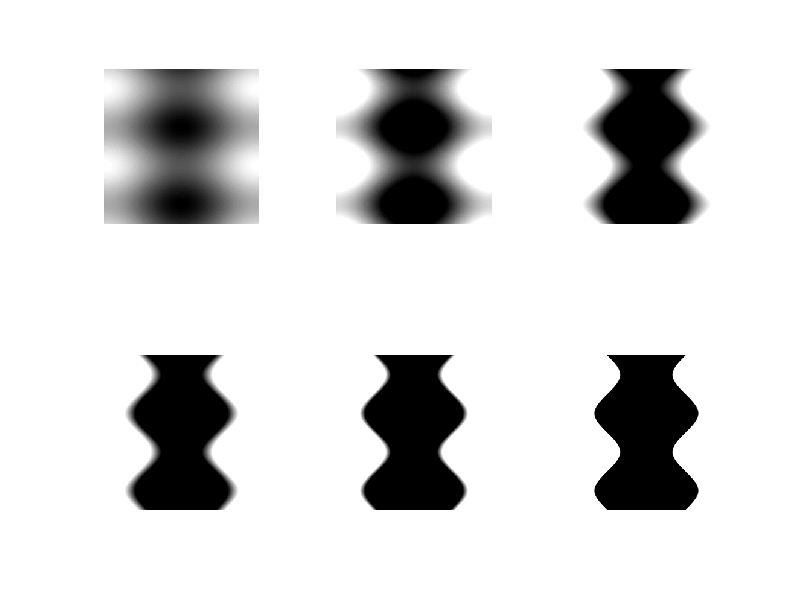
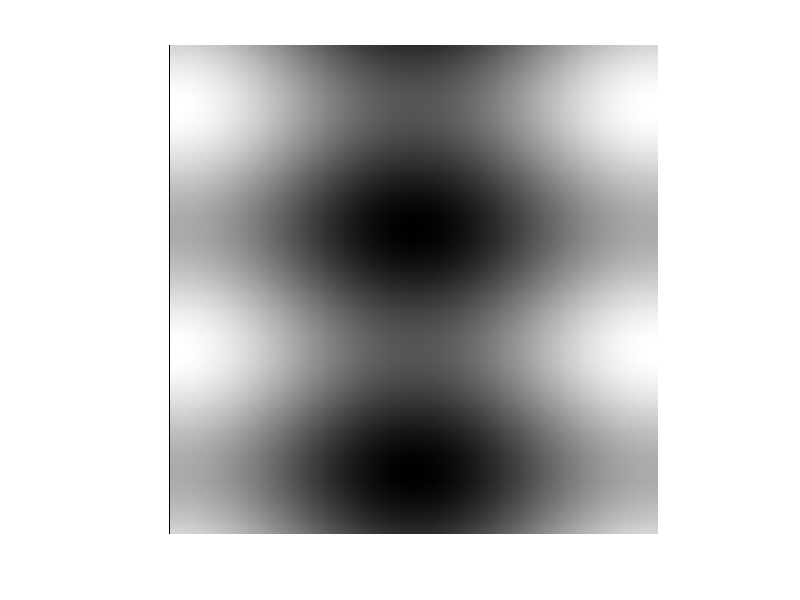
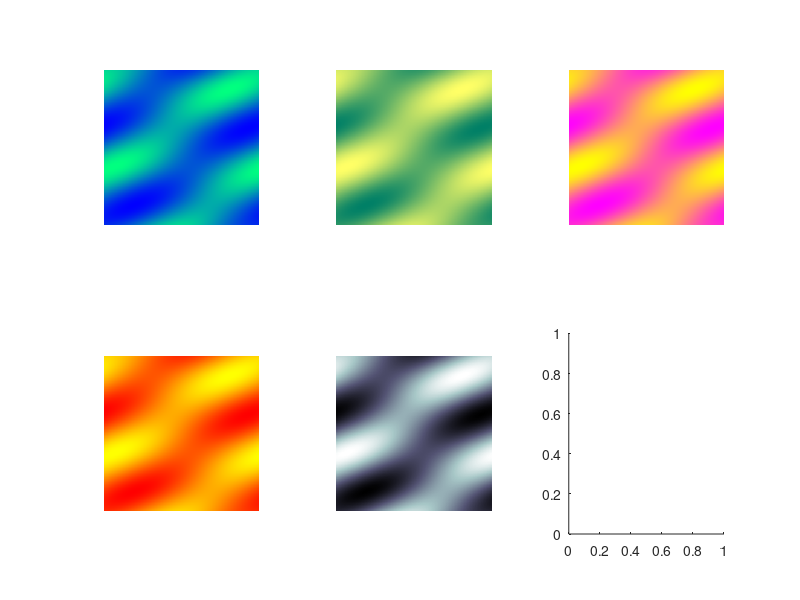

These figures' MATLAB source, in order: (Note: this script raises an error after producing the figures.)
%Ejercicio 2
clc
clear all
close all
%%
n=[0:1/256:1]; m=[0:1/256:1];
[N,M]=meshgrid(n,m);
f= 32.*cos(2*pi*N)+16.*sin(4*pi*M);
minimo=min(min(f));
maximo=max(max(f));

figure (1)
subplot(2,3,1);imshow(f,[minimo maximo]);
subplot(2,3,2);imshow(f,[minimo/2 maximo/2]);
subplot(2,3,3);imshow(f,[minimo/4 maximo/4]);
subplot(2,3,4);imshow(f,[minimo/8 maximo/8]);
subplot(2,3,5);imshow(f,[minimo/16 maximo/16]);
subplot(2,3,6);imshow(f);

%%
% MatLab incluye la función im2uint8 para convertir una imagen de tipo double en una de tipo uint8,
% y la im2uint16
% para convertir una imagen f de tipo double a una imagen ima de tipo uint8, basta con desplazar,
% escalar y redondear los valores de tipo double de la imagen original (es decir, cuantificarlos en el rango
% del nuevo tipo):

min_f=min(min(f)); max_f=max(max(f)); % Obtengo los extremos
step_f=(max_f-min_f)/256; % Intervalo que corresponde a cada nivel
ima=uint8(round((f-min_f)/step_f)); % Desplazo y escalo 
figure (2); imshow(ima, gray(256)); % VLT de 256 niveles de gris 

f1= 32.*cos((2*pi*N)+3*pi*M)+16.*sin(4*pi*M);
min_f1=min(min(f1)); max_f1=max(max(f1)); % Obtengo los extremos
step_f1=(max_f1-min_f1)/256; % Intervalo que corresponde a cada nivel
ima1=uint8(round((f1-min_f1)/step_f1)); % Desplazo y escalo 
figure (3);

% Subplot 1
ax1=subplot(2,3,1);
colormap(ax1,winter);
imshow(ima1, winter(256));

ax2=subplot(2,3,2);
colormap(ax2,summer);
imshow(ima1, summer(256));

ax3=subplot(2,3,3);
colormap(ax3,spring);
imshow(ima1, spring(256));

ax4=subplot(2,3,4);
colormap(ax4,autumn);
imshow(ima1, autumn(256));

ax5=subplot(2,3,5);
colormap(ax5,bone);
imshow(ima1, bone(256));

ax6=subplot(2,3,6);
colormap(ax6,parula);
imshow(ima1, parula(256));




